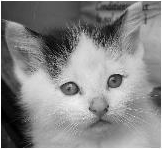
%> input picture 2017CSB1113-L3/cat_orig.jpg, 162 x 149 px
$ octave --eval "myUnsharp('cat_orig.jpg');"   (GNU Octave 9; MATLAB toolbox functions it lacks are replaced by stand-ins)
%> lines starting %> are read from the running program, lines starting %| are printed output that depends on the picture
function myUnsharp(fileName)
%> called with fileName = 'cat_orig.jpg'
    I = imread(fileName);
%> I is the input picture: size 149x162x3 uint8; min 0, max 255, mean 135.7
    subplot(2, 1, 1)
    imshow(I);
    title 'Original';

    h = fspecial('average', [4, 4]);
    J = imfilter(I, h);
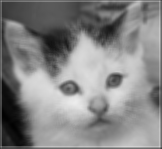
%> J: size 149x162x3 uint8; min 1, max 236, mean 133
    % subplot(2, 2, 2)
    % imshow(J);

    K = I - J;
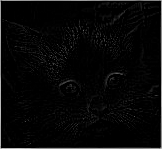
%> K: size 149x162x3 uint8; min 0, max 194, mean 7.2
    % subplot(2, 2, 3)
    % imshow(K);

    H = K + I;
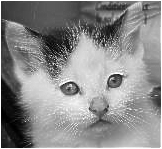
%> H: size 149x162x3 uint8; min 0, max 255, mean 138.9
    subplot(2, 1, 2)
    imshow(H);
    title 'Sharpened';
end
